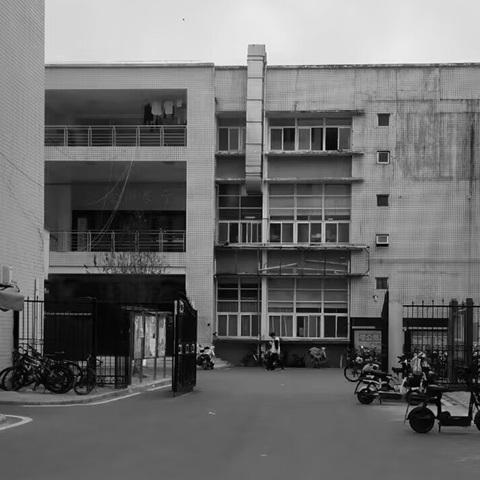
#> input picture DIP/images/school_gray.jpg, 480 x 480 px, found by its file name
$ python '阈值化处理.py'
#> lines starting #> are read from the running program, lines starting #| are printed output that depends on the picture; after the words box and inside, x2 and y2 are one past the last pixel; in counts of white or black regions, pixels touching at a corner belong together
import cv2
import numpy as np

# 读取灰度图像
image = cv2.imread('school_gray.jpg', cv2.IMREAD_GRAYSCALE)
#> image is the input picture: shape (480, 480); min 0, max 255, mean 107.4

# 定义Prewitt算子的水平和垂直核
prewitt_kernel_x = np.array([[1, 0, -1],
                             [1, 0, -1],
                             [1, 0, -1]])

prewitt_kernel_y = np.array([[1, 1, 1],
                             [0, 0, 0],
                             [-1, -1, -1]])

# 应用卷积来计算水平和垂直方向的梯度
grad_x = cv2.filter2D(image, -1, prewitt_kernel_x)
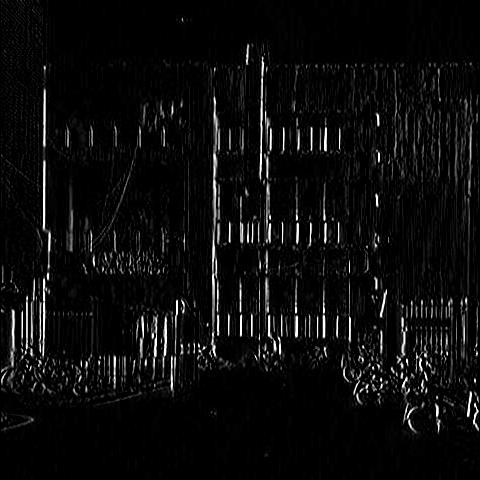
#> grad_x: shape (480, 480); min 0, max 255, mean 11.9
grad_y = cv2.filter2D(image, -1, prewitt_kernel_y)
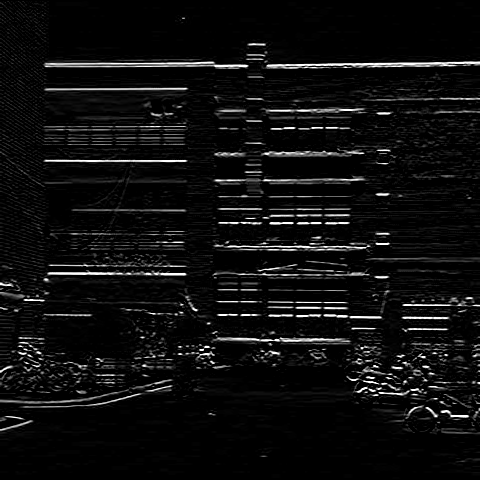
#> grad_y: shape (480, 480); min 0, max 255, mean 14.5

# 计算梯度幅值
gradient_magnitude = cv2.magnitude(grad_x.astype(np.float32), grad_y.astype(np.float32))
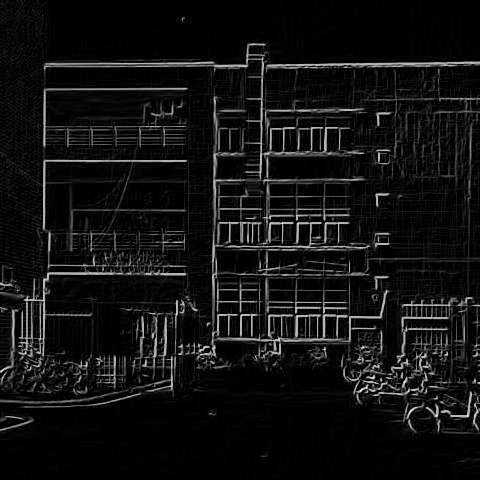
#> gradient_magnitude: shape (480, 480) float32; min 0, max 360.6, mean 24.5; drawn with min black and max white
gradient_magnitude = np.clip(gradient_magnitude, 0, 255).astype(np.uint8)
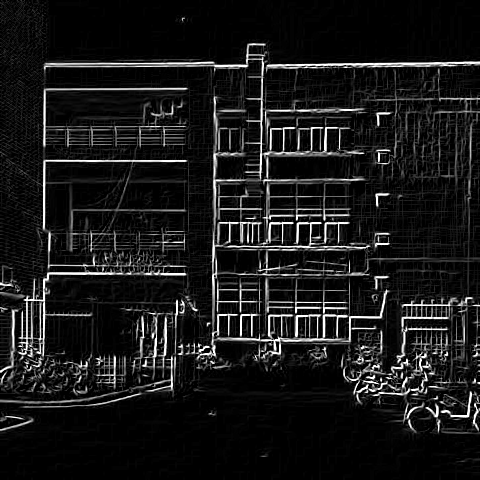
#> gradient_magnitude: shape (480, 480); min 0, max 255, mean 24.4

# 使用固定阈值进行阈值化处理
thresh_value = 100  # 设置一个合适的阈值
_, thresholded_image = cv2.threshold(gradient_magnitude, thresh_value, 255, cv2.THRESH_BINARY)
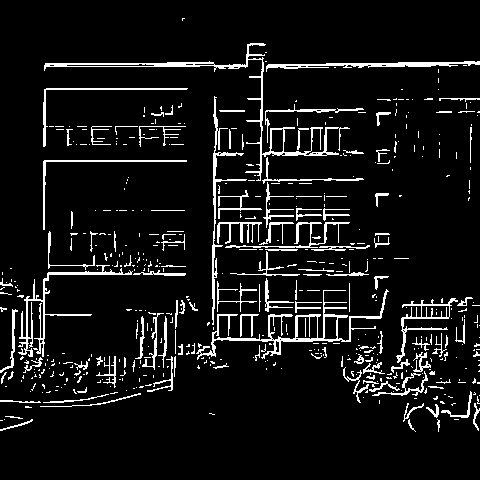
#> thresholded_image: shape (480, 480); 7.9% white in thin lines or dots, all inside (x1, y1, x2, y2) = (0, 18, 480, 432)

# 显示原图和阈值化后的边缘检测结果
cv2.imshow("Original Image", image)
cv2.imshow("Thresholded Prewitt Edge Detection", thresholded_image)
cv2.waitKey(0)
cv2.destroyAllWindows()
